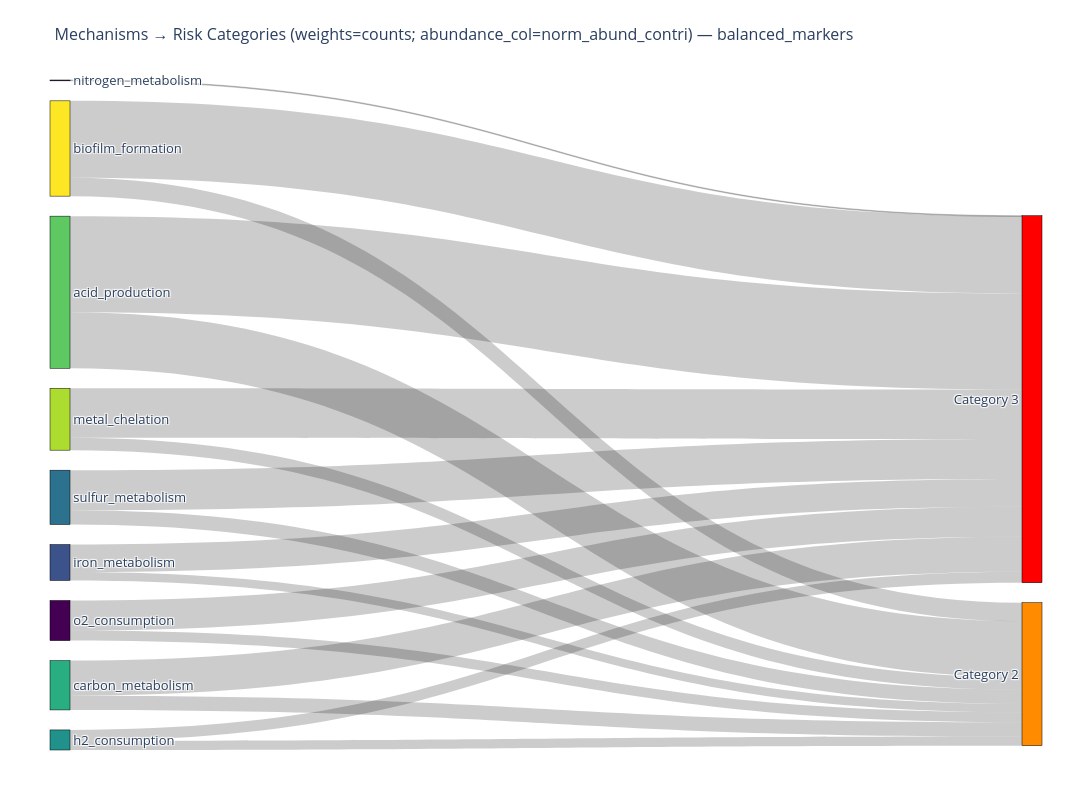

Here is the notebook cell this chart was saved with:
### Code cell
fig = temporal_transition(balanced_markers, "balanced_markers",
        weight_mode='counts',            #     "counts",  "composite", "composite_abs"       # use absolute abundance in composite
        abundance_col='norm_abund_contri',   #  or any column with abundance
        normalize=False,                      # True for min-max on sig/mag but keep abundance raw (see below)
        category_dict=category_dict, 
    )
fig.show()
output_path = data_visual / "10_sankey.png"
fig.write_image(output_path, width=1200, height=800)

"""Notes: - "composite" (default) = norm(significance) * norm(magnitude) * norm(Frequency)  (all min-max normalized)
 - "composite_abs" = norm(significance) * norm(magnitude) * ABS_ABUNDANCE
     -> ABS_ABUNDANCE is taken from abundance_col (no min-max on abundance by default, preserving absolute abundance)
 - For product of raw values (no normalization at all), pass normalize=False with weight_mode="composite".
 - Matplotlib colormap usage uses matplotlib.colormaps.get_cmap to avoid deprecation warnings."""

### Figure 1 — Plotly figure (JSON) as saved in the notebook; plotly's stock layout.template omitted (floating-point values rounded to 4 significant figures)
{"data": [{"arrangement": "snap", "link": {"hovertemplate": "<b>%{source.label}</b> → <b>%{target.label}</b><br>Weight: %{value:.3f}<extra></extra>", "source": [6, 6, 8, 8, 5, 5, 4, 4, 2, 2, 7, 7, 1, 0, 0, 3, 3], "target": [10, 11, 10, 11, 10, 11, 10, 11, 10, 11, 10, 11, 11, 10, 11, 10, 11], "value": [67.0, 115.0, 22.0, 92.0, 17.0, 42.0, 11.0, 13.0, 10.0, 33.0, 15.0, 59.0, 1.0, 12.0, 36.0, 17.0, 48.0]}, "node": {"color": ["#440154", "#472d7b", "#3b528b", "#2c728e", "#21918c", "#28ae80", "#5ec962", "#addc30", "#fde725", "#008800", "#FF8C00", "#FF0000"], "hovertemplate": "<b>%{label}</b><extra></extra>", "label": ["o2_consumption", "nitrogen_metabolism", "iron_metabolism", "sulfur_metabolism", "h2_consumption", "carbon_metabolism", "acid_production", "metal_chelation", "biofilm_formation", "Category 1", "Category 2", "Category 3"], "line": {"color": "black", "width": 0.5}, "pad": 20, "thickness": 20}, "type": "sankey"}], "layout": {"font": {"size": 13}, "height": 800, "margin": {"b": 50, "l": 50, "r": 50, "t": 80}, "title": {"font": {"size": 16}, "text": "Mechanisms → Risk Categories (weights=counts; abundance_col=norm_abund_contri) — balanced_markers"}, "width": 1200}}
